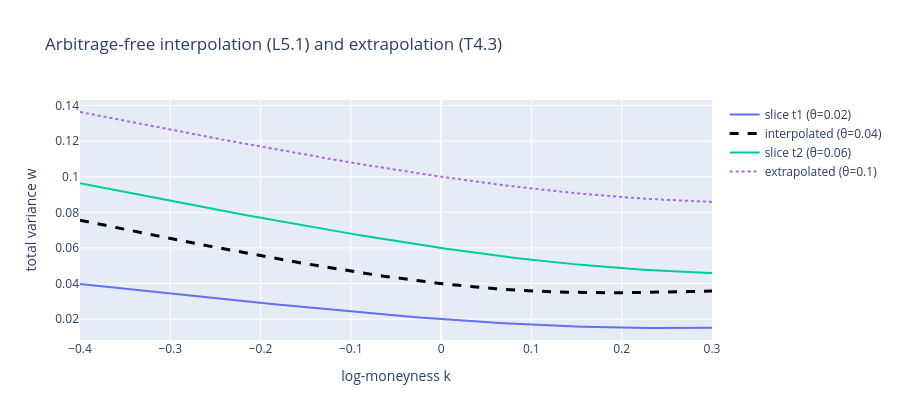

The code cell stored with this chart in its notebook:
### Code cell
fig = go.Figure()
fig.add_trace(go.Scatter(x=kk, y=w1, name=f"slice t1 (θ={th1})"))
fig.add_trace(go.Scatter(x=kk, y=w_int, name=f"interpolated (θ={th_mid})",
                         line=dict(color="black", dash="dash", width=3)))
fig.add_trace(go.Scatter(x=kk, y=w2, name=f"slice t2 (θ={th2})"))
fig.add_trace(go.Scatter(x=kk, y=w_ext, name=f"extrapolated (θ={th_far})", line=dict(dash="dot")))
fig.update_layout(width=PLOT_W, height=PLOT_H, xaxis_title="log-moneyness k",
                  yaxis_title="total variance w",
                  title="Arbitrage-free interpolation (L5.1) and extrapolation (T4.3)")
fig.show()
